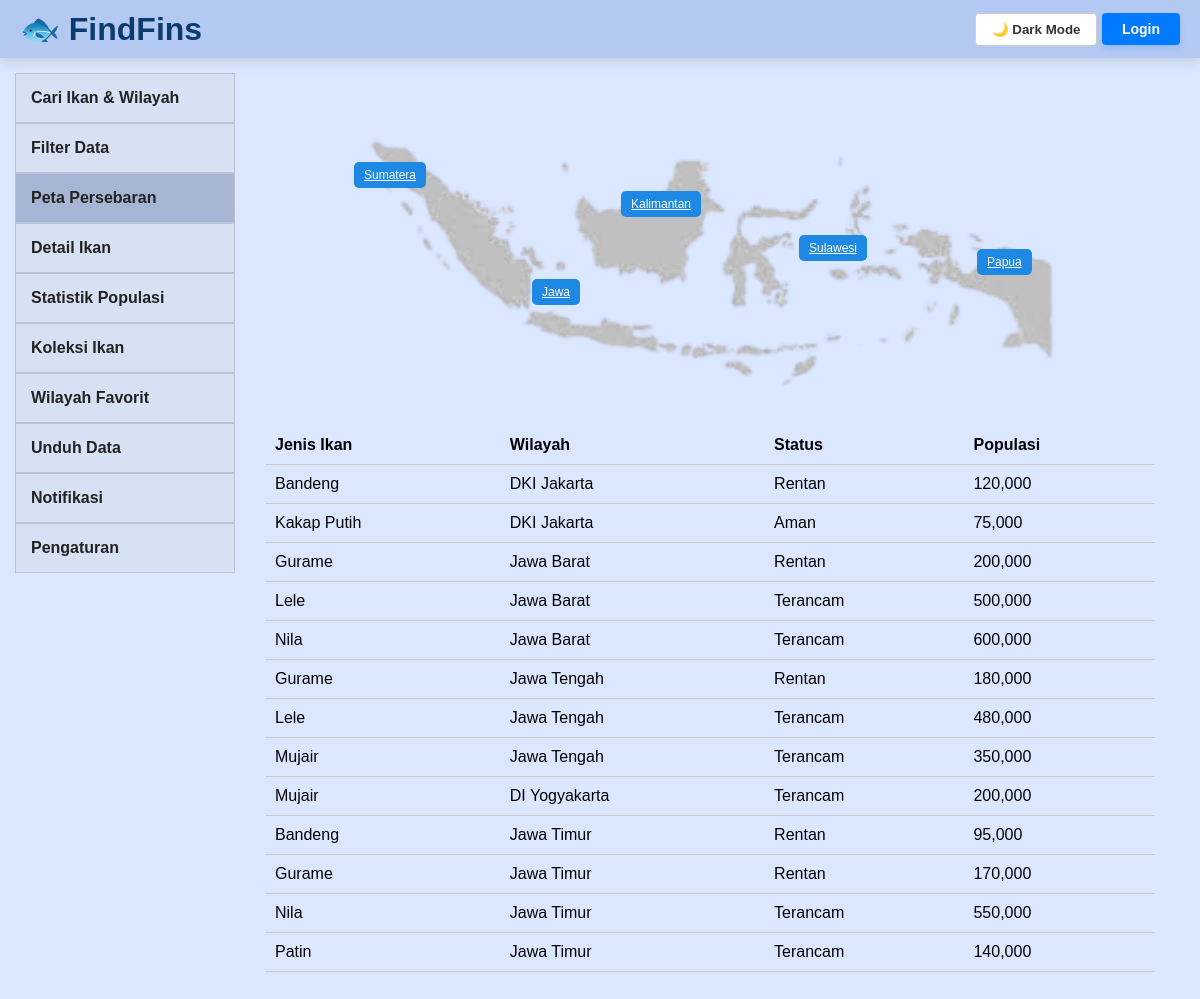
/pages/peta.php?island_id=2, run on the app's committed database.
### tables this page shows
CREATE TABLE MsFishGeo (
    geo_id      INT AUTO_INCREMENT PRIMARY KEY,
    fish_id     INT NOT NULL,
    island_id   INT NOT NULL,
    region_id   INT NOT NULL,
    population  INT DEFAULT 0,
    FOREIGN KEY (fish_id)   REFERENCES MsFishDetail(fish_id),
    FOREIGN KEY (island_id) REFERENCES MsIsland(island_id),
    FOREIGN KEY (region_id) REFERENCES MsRegion(region_id)
);

CREATE TABLE MsFishDetail (
    fish_id             INT AUTO_INCREMENT PRIMARY KEY,
    fish_name           VARCHAR(100) NOT NULL,
    phylum              VARCHAR(100) DEFAULT NULL,
    class_name          VARCHAR(100) DEFAULT NULL,
    order_name          VARCHAR(100) DEFAULT NULL,
    family              VARCHAR(100) DEFAULT NULL,
    genus               VARCHAR(100) DEFAULT NULL,
    habitat             VARCHAR(100) DEFAULT NULL,
    size_info           VARCHAR(150) DEFAULT NULL,
    food                VARCHAR(150) DEFAULT NULL,
    conservation_status enum('Aman','Rentan','Terancam','Kritis') DEFAULT 'Aman',
    fish_image          VARCHAR(255) DEFAULT NULL
);

CREATE TABLE MsRegion (
    region_id   INT AUTO_INCREMENT PRIMARY KEY,
    island_id   INT NOT NULL,
    region_name VARCHAR(100) NOT NULL,
    FOREIGN KEY (island_id) REFERENCES MsIsland(island_id)
);

### pages/peta.php (the view, shortened to what this page needs)
<?php
$currentPage = 'peta';
require_once "../config/db.php";
$islandId = $_GET['island_id'] ?? '';
$sql = "
SELECT
    f.fish_name,
    r.region_name,
    f.conservation_status,
    g.population
FROM MsFishDetail f
JOIN MsFishGeo g ON f.fish_id = g.fish_id
JOIN MsRegion r ON g.region_id = r.region_id
WHERE 1=1
";
if ($islandId != '') {
    $sql .= " AND r.island_id = " . intval($islandId);
}
$result = mysqli_query($conn, $sql);
?>
<!DOCTYPE html>
<html lang="id">
<head>
<link rel="stylesheet" href="../assets/css/peta.css">
</head>
<body>
    <div class="topbar">
        <div class="logo">
            <a href="../index.php">🐟 FindFins</a>
        </div>
        <div class="topbar-right">
            <button id="darkModeBtn">
            </button>
            <?php if (isset($_SESSION['username'])): ?>
                <span class="user-greeting">
                    Halo, <?= htmlspecialchars($_SESSION['username']) ?>
                </span>
            <?php else: ?>
                <a href="../login.php" class="btn-login">
                    Login
                </a>
            <?php endif; ?>
        </div>
    </div>
    <div class="page-container">
        <aside class="sidebar">
            <a href="search.php" class="<?= $currentPage == 'search' ? 'active' : '' ?>">Cari Ikan & Wilayah</a>
            <a href="filter.php" class="<?= $currentPage == 'filter' ? 'active' : '' ?>">Filter Data</a>
            <a href="peta.php" class="<?= $currentPage == 'peta' ? 'active' : '' ?>">Peta Persebaran</a>
            <a href="detail.php" class="<?= $currentPage == 'detail' ? 'active' : '' ?>">Detail Ikan</a>
            <a href="population.php" class="<?= $currentPage == 'population' ? 'active' : '' ?>">Statistik Populasi</a>
            <a href="collection.php" class="<?= $currentPage == 'collection' ? 'active' : '' ?>">Koleksi Ikan</a>
            <a href="favorite.php" class="<?= $currentPage == 'favorite' ? 'active' : '' ?>">Wilayah Favorit</a>
            <a href="download.php" class="<?= $currentPage == 'download' ? 'active' : '' ?>">Unduh Data</a>
            <a href="notification.php" class="<?= $currentPage == 'notification' ? 'active' : '' ?>">Notifikasi</a>
            <a href="setting.php" class="<?= $currentPage == 'setting' ? 'active' : '' ?>">Pengaturan</a>
        </aside>
        <div class="content">
            <div class="map-wrapper">
                <img src="../assets/img/petaindo.png" alt="Peta Indonesia">
                <a href="?island_id=1" class="island-btn" style="top:20%;left:10%;">Sumatera</a>
                <a href="?island_id=2" class="island-btn" style="top:60%;left:30%;">Jawa</a>
                <a href="?island_id=3" class="island-btn" style="top:30%;left:40%;">Kalimantan</a>
                <a href="?island_id=4" class="island-btn" style="top:45%;left:60%;">Sulawesi</a>
                <a href="?island_id=5" class="island-btn" style="top:50%;left:80%;">Papua</a>
            </div>
            <div class="table-wrapper">
                <table>
                    <thead>
                        <tr>
                            <th>Jenis Ikan</th>
                            <th>Wilayah</th>
                            <th>Status</th>
                            <th>Populasi</th>
                        </tr>
                    </thead>
                    <tbody>
                        <?php while($row = mysqli_fetch_assoc($result)): ?>
                        <tr>
                            <td><?= $row['fish_name'] ?></td>
                            <td><?= $row['region_name'] ?></td>
                            <td><?= $row['conservation_status'] ?></td>
                            <td><?= number_format($row['population']) ?></td>
                        </tr>
                        <?php endwhile; ?>
                    </tbody>
                </table>
            </div>
        </div>
    </div>
</body>
</html>

### assets/css/peta.css (style rules this page uses)
* { margin:0; padding:0; box-sizing:border-box; font-family:Arial, sans-serif; transition: background 0.3s ease, color 0.3s ease, border-color 0.3s ease, box-shadow 0.3s ease; }
body { background: #dbe7ff; font-family: Arial, sans-serif; color: #E5F0FF; transition: background 0.3s, color 0.3s; }
.page-container { display: flex; padding: 15px; }
.topbar { display: flex; justify-content: space-between; align-items: center; background: #b4c9f1; padding: 10px 20px; box-shadow: 0 5px 12px rgba(0, 0, 0, 0.1); }
.btn-login { display: inline-block; background-color: #007bff; color: white; text-decoration: none; padding: 8px 20px; border-radius: 4px; font-weight: bold; font-size: 14px; box-shadow: 0 4px 6px rgba(0, 123, 255, 0.15); transition: background-color 0.2s; }
.sidebar { width: 220px; }
.sidebar a { display: block; padding: 15px; text-decoration: none; color: #222; border: 1px solid #b8c3d6; background: #d7e1f4; font-weight: bold; }
.active { background: #A6B5D4 !important; }
.content { flex: 1; padding: 30px; }
.logo { font-size: 32px; font-weight: 800; color: #0c3b6e; }
.logo a { text-decoration: none; color: #0c3b6e; }
#darkModeBtn { background: #fff; color: #333; border: 1px solid #ccc; padding: 8px 16px; border-radius: 4px; cursor: pointer; font-weight: bold; }
.map-wrapper img { width: 100%; max-width: 700px; }
.island-btn { position: absolute; padding: 6px 10px; border: none; background: #1e88e5; color: white; cursor: pointer; border-radius: 5px; font-size: 12px; }
.table-wrapper { margin-top: 20px; }
table { width: 100%; border-collapse: collapse; }
th, td { padding: 10px; border-bottom: 1px solid #ccc; text-align: left; color: black; }
.map-wrapper { position: relative; text-align: center; margin-bottom: 30px; }

### data on the page
msfishgeo: fish.fish_name "Bandeng", region.region_name "DKI Jakarta", fish.conservation_status "Rentan", population "120,000"
msfishgeo: fish.fish_name "Kakap Putih", region.region_name "DKI Jakarta", fish.conservation_status "Aman", population "75,000"
msfishgeo: fish.fish_name "Gurame", region.region_name "Jawa Barat", fish.conservation_status "Rentan", population "200,000"
msfishgeo: fish.fish_name "Lele", region.region_name "Jawa Barat", fish.conservation_status "Terancam", population "500,000"
msfishgeo: fish.fish_name "Nila", region.region_name "Jawa Barat", fish.conservation_status "Terancam", population "600,000"
msfishgeo: fish.fish_name "Gurame", region.region_name "Jawa Tengah", fish.conservation_status "Rentan", population "180,000"
msfishgeo: fish.fish_name "Lele", region.region_name "Jawa Tengah", fish.conservation_status "Terancam", population "480,000"
msfishgeo: fish.fish_name "Mujair", region.region_name "Jawa Tengah", fish.conservation_status "Terancam", population "350,000"
msfishgeo: fish.fish_name "Mujair", region.region_name "DI Yogyakarta", fish.conservation_status "Terancam", population "200,000"
msfishgeo: fish.fish_name "Bandeng", region.region_name "Jawa Timur", fish.conservation_status "Rentan", population "95,000"
msfishgeo: fish.fish_name "Gurame", region.region_name "Jawa Timur", fish.conservation_status "Rentan", population "170,000"
msfishgeo: fish.fish_name "Nila", region.region_name "Jawa Timur", fish.conservation_status "Terancam", population "550,000"
msfishgeo: fish.fish_name "Patin", region.region_name "Jawa Timur", fish.conservation_status "Terancam", population "140,000"
